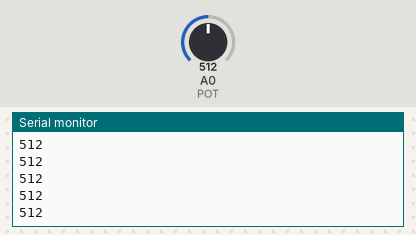
Simulated run of this sketch. Board: Arduino Uno, built with avr-gcc and run on an emulated ATmega328P. On the bench: the last lines printed to the serial monitor. The inputs (shaded band) are chosen by the test bench; at power-on: A0 (POT) = 512.

Above: at 1.2 s.
1.3 s: A0 (POT) set to 716
At 1.31 s:
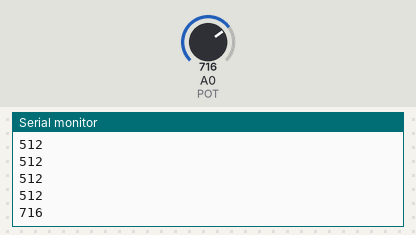
2.8 s: A0 (POT) set to 900
At 2.81 s:
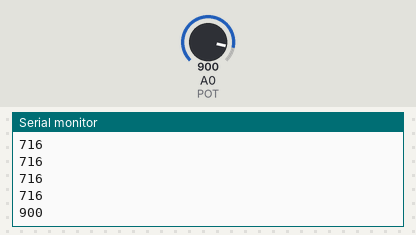
Timing chart, 0 to 5.8 s (numbered marks = the images above; inputs shaded):
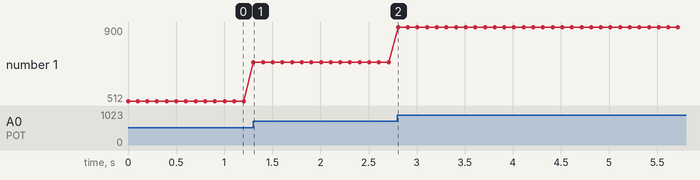

Measured:
- after the input at 1.3 s, the serial monitor: prints a new line at once (image 1)
- after the input at 2.8 s, the serial monitor: prints a new line at once (image 2)
- plotted number 1: 512 → 716 after the input at 1.3 s, 716 → 900 after the input at 2.8 s

The sketch:

Potansiyometre.ino
```cpp
//POTANSİYOMETRE KULLANIMI
//09.03.2021 Ömer ERMİŞ

int POT = A0;

void setup() {
  pinMode(POT , INPUT);
  Serial.begin(9600);
}

void loop() {
  int deger= analogRead(POT);
  Serial.println(deger);
  delay(100);
}
```
